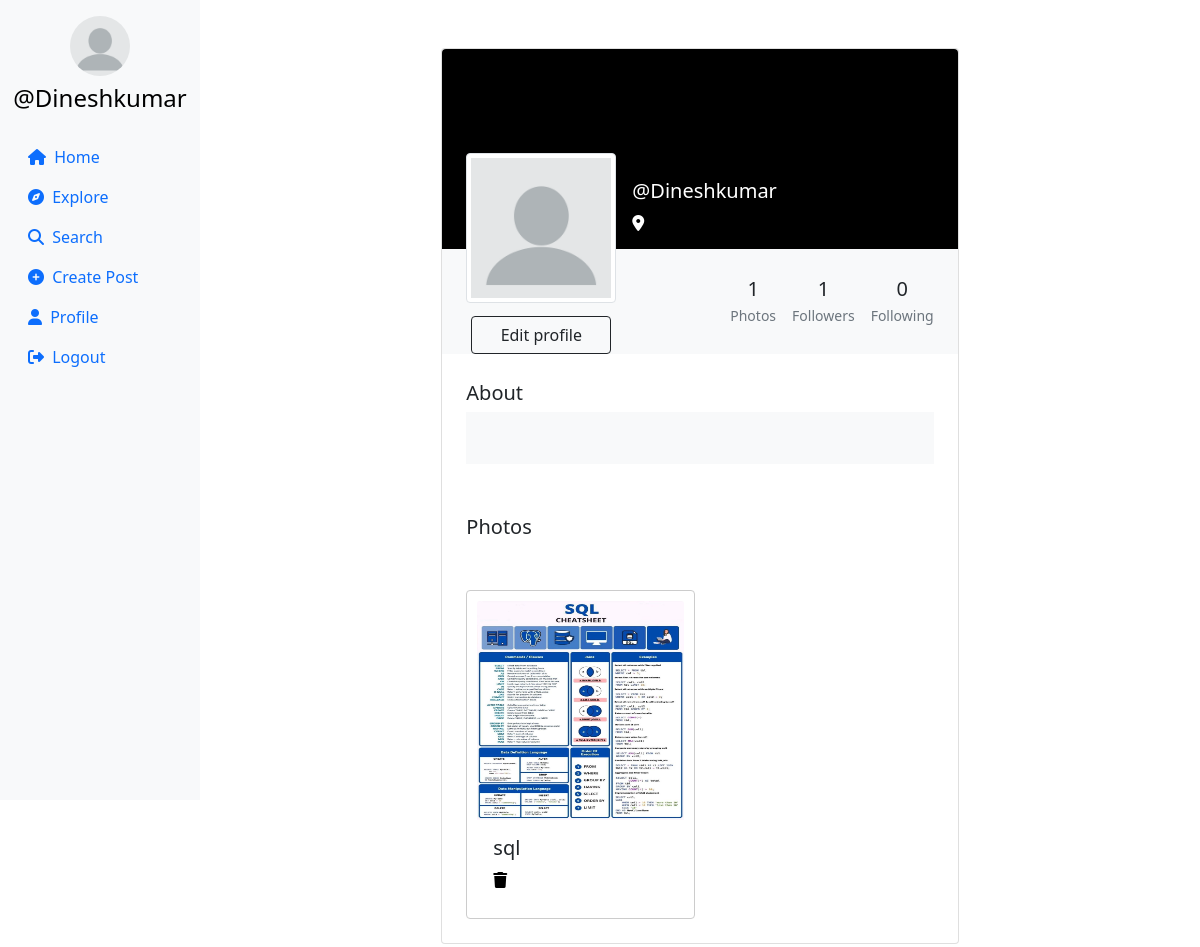
Page /profile/Dineshkumar (signed in) on the committed database.
### userauth/models.py (models this page shows, shortened)
class Profile(models.Model):
    user = models.ForeignKey(User, on_delete=models.CASCADE)
    id_user = models.IntegerField(primary_key=True, default=0)
    bio = models.TextField(blank=True, default='')
    profileimg = models.ImageField(upload_to='profile_images', default='blank-profile-picture.png')
    location = models.CharField(max_length=100, blank=True, default='')

class Post(models.Model):
    id = models.UUIDField(primary_key=True, default=uuid.uuid4)
    user = models.CharField(max_length=100)
    image = models.ImageField(upload_to='post_images')
    caption = models.TextField()
    created_at = models.DateTimeField(default=datetime.now)
    no_of_likes = models.IntegerField(default=0)

### userauth/views.py (the view)
# urls.py: path('profile/<str:id_user>', views.profile),
@login_required(login_url='/loginn')
def profile(request,id_user):
    user_object = User.objects.get(username=id_user)
    print(user_object)
    profile = Profile.objects.get(user=request.user)
    user_profile = Profile.objects.get(user=user_object)
    user_posts = Post.objects.filter(user=id_user).order_by('-created_at')
    user_post_length = len(user_posts)
    follower = request.user.username
    user = id_user
    if Followers.objects.filter(follower=follower, user=user).first():
        follow_unfollow = 'Unfollow'
    else:
        follow_unfollow = 'Follow'
    user_followers = len(Followers.objects.filter(user=id_user))
    user_following = len(Followers.objects.filter(follower=id_user))
    context = {
        'user_object': user_object,
        'user_profile': user_profile,
        'user_posts': user_posts,
        'user_post_length': user_post_length,
        'profile': profile,
        'follow_unfollow':follow_unfollow,
        'user_followers': user_followers,
        'user_following': user_following,
    }
    if request.user.username == id_user:
        if request.method == 'POST':
            if request.FILES.get('image') == None:
             image = user_profile.profileimg
             bio = request.POST['bio']
             location = request.POST['location']
             user_profile.profileimg = image
             user_profile.bio = bio
             user_profile.location = location
             user_profile.save()
            if request.FILES.get('image') != None:
             image = request.FILES.get('image')
             bio = request.POST['bio']
             location = request.POST['location']
             user_profile.profileimg = image
             user_profile.bio = bio
             user_profile.location = location
             user_profile.save()
            return redirect('/profile/'+id_user)
        else:
            return render(request, 'profile.html', context)
    return render(request, 'profile.html', context)

### templates/profile.html (shortened to what this page needs)
{% load static %}
<!DOCTYPE html>
<html lang="en">
<head>
    <link rel="stylesheet" href="https://maxcdn.bootstrapcdn.com/bootstrap/4.5.2/css/bootstrap.min.css">
    <link href="https://cdn.jsdelivr.net/npm/bootstrap@5.0.2/dist/css/bootstrap.min.css" rel="stylesheet"
>
    <link rel="stylesheet" href="{% static 'css/app.css' %}">
</head>
<body>
    {% load static %}
    <div class="container-fluid">
        <div class="row">
            <nav class="col-md-2 d-none d-md-block sidebar" style="position: fixed;">
                <div class="text-center mt-3">
                    <img src="{{profile.profileimg.url}}" alt="Profile Picture" class="profile-pic">
                    <h4 class="mt-2"><a href="/profile/{{user}}" style="text-decoration:none;">@{{user}}</a></h4>
                </div>
                <ul class="nav flex-column mt-4">
                    <li class="nav-item">
                        <a class="nav-link active" href="/">
                            <i class="fa-solid fa-house mr-1"></i> Home
                        </a>
                    </li>
                    <li class="nav-item">
                        <a class="nav-link" href="/explore">
                            <i class="fa-solid fa-compass mr-1"></i> Explore
                        </a>
                    </li>
                    <li class="nav-item">
                        <a class="nav-link" href="#" data-bs-toggle="modal" data-bs-target="#exampleModal3">
                            <i class="fa-solid fa-magnifying-glass mr-1"></i> Search
                        </a>
                    </li>
                    <li class="nav-item">
                        <a class="nav-link" href="#" data-bs-toggle="modal" data-bs-target="#exampleModal2"
                            data-bs-whatever="@getbootstrap">
                            <i class="fa-solid fa-circle-plus mr-1"></i> Create Post
                        </a>
                    </li>
                    <li class="nav-item">
                        <a class="nav-link" href="/profile/{{user}}">
                            <i class="fa-solid fa-user mr-1"></i> Profile
                        </a>
                    </li>
                    <li class="nav-item">
                        <a class="nav-link" href="/logoutt">
                            <i class="fa-solid fa-right-from-bracket mr-1"></i> Logout
                        </a>
                    </li>
                </ul>
            </nav>
            {% load static %}
            <main role="main" class="col-md-9 ml-sm-auto col-lg-10 px-md-4">
                <section class="gradient-custom-2">
                    <div class="container py-5">
                        <div class="row d-flex justify-content-center align-items-center h-100">
                            <div class="col col-lg-9 col-xl-7">
                                <div class="card">
                                    <div class="rounded-top text-white d-flex flex-row"
                                        style="background:black; height:200px;">
                                        <div class="ms-4  d-flex flex-column" style="width: 150px; margin-top:5rem;">
                                            <img src="{{user_profile.profileimg.url}}" alt="Generic placeholder image"
                                                class="img-fluid img-thumbnail mt-4 mb-2"
                                                style="width: 150px; z-index: 1">
                                            {% if user == user_profile.user %}
                                            <button type="button" class="btn btn-outline-dark"
                                                data-mdb-ripple-color="dark" style="z-index: 1; margin: 5px;"
                                                data-bs-toggle="modal" data-bs-target="#exampleModal1"
                                                data-bs-whatever="@getbootstrap">
                                                Edit profile
                                            </button>
                                            {% endif %}
                                        </div>
                                        <div class="ms-3" style="margin-top: 130px;">
                                            <h5>@{{user_profile.user}}</h5>
                                            <p><i class="fa-solid fa-location-dot"></i> {{user_profile.location}}</p>
                                        </div>
                                    </div>
                                    <div class="p-4 text-black" style="background-color: #f8f9fa;">
                                        <div class="d-flex justify-content-end text-center py-1">
                                            <div>
                                                <p class="mb-1 h5">{{user_post_length}}</p>
                                                <p class="small text-muted mb-0">Photos</p>
                                            </div>
                                            <div class="px-3">
                                                <p class="mb-1 h5">{{user_followers}}</p>
                                                <p class="small text-muted mb-0">Followers</p>
                                            </div>
                                            <div>
                                                <p class="mb-1 h5">{{user_following}}</p>
                                                <p class="small text-muted mb-0">Following</p>
                                            </div>
                                        </div>
                                    </div>
                                    <div class="card-body p-4 text-black">
                                        <div class="mb-5">
                                            <p class="lead fw-normal mb-1">About</p>
                                            <div class="p-4" style="background-color: #f8f9fa;">
                                            </div>
                                        </div>
                                        <div class="mb-5">
                                            <p class="lead fw-normal mb-1">Photos</p>
                                        </div>
                                        <div class="image-grid">
                                            {% for pos in user_posts %}
                                            <div class="card image-item">
                                                <img src="{{pos.image.url}}" class="card-img-top" alt="..."
                                                    style="width: 219px;height: 219px;">
                                                <div class="card-body">
                                                    <h5 class="card-title">{{pos.caption}}</h5>
                                                    {% if user == user_profile.user %} <a href=" /delete/{{pos.id}} "><i
                                                            class="fa-solid fa-trash"></i></a>
                                                    {% endif %}
                                                </div>
                                            </div>
                                            {% endfor %}
                                        </div>
                                    </div>
                                </div>
                            </div>
                        </div>
                    </div>
                </section>
            </main>
        </div>
    </div>
</body>
</html>

### templates/profile.html (style rules this page uses)
.sidebar { background-color: #f8f9fa; height: 100vh; color: black; }
.profile-pic { width: 60px; height: 60px; border-radius: 50%; object-fit: cover; }
a { color: black; }
.image-grid { display: grid; grid-template-columns: repeat(auto-fill, minmax(200px, 1fr)); gap: 10px; }
.image-item { border: 1px solid #ccc; padding: 10px; }
.image-item img { max-width: 100%; height: auto; }

### rows in the picture
Profile: profileimg (placeholder picture), user "Dineshkumar"
Post: image (picture), caption "sql"

### other values in the picture
{{ user }} "Dineshkumar"
{{ user_post_length }} "1"
{{ user_followers }} "1"
{{ user_following }} "0"
